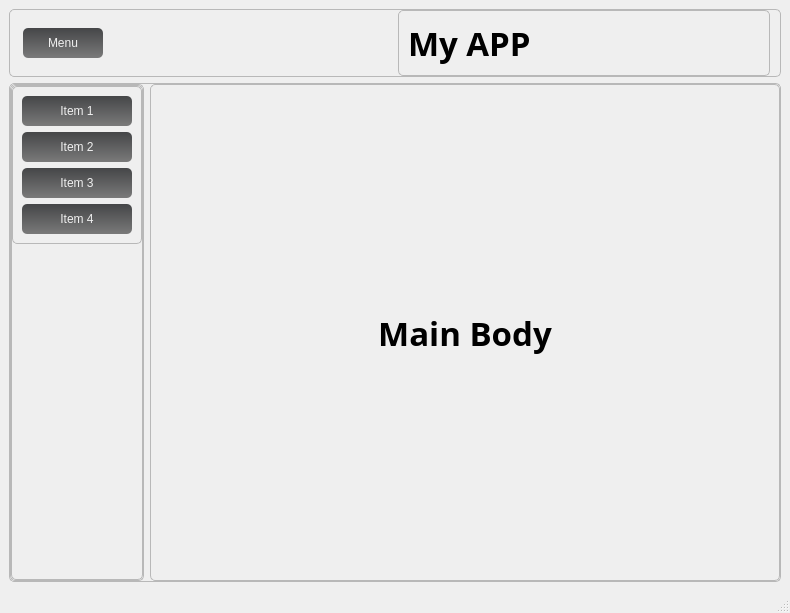
<?xml version="1.0" encoding="UTF-8"?>
<ui version="4.0">
 <class>MainWindow</class>
 <widget class="QMainWindow" name="MainWindow">
  <property name="geometry">
   <rect>
    <x>0</x>
    <y>0</y>
    <width>790</width>
    <height>613</height>
   </rect>
  </property>
  <property name="windowTitle">
   <string>MainWindow</string>
  </property>
  <property name="styleSheet">
   <string notr="true">QWidget#frmLogin,QWidget#frmPopup,QWidget#frmHostInfo,QWidget#frmLogout,QWidget#frmConfig,QWidget#frmData,QWidget#frmDefence,QWidget#frmHost,QWidget#frmMain,QWidget#frmPwd,QWidget#frmSelect,QWidget#frmMessageBox{
	border:1px solid #454648;
	border-radius:0px;	
}

.QFrame{
	border:1px solid #B8B8B8;
	border-radius:5px;
}

QWidget#widget_title{
	background: qlineargradient(spread:pad, x1:0, y1:0, x2:0, y2:1, stop:0 #454648, stop:1 #7A7A7A);
}

QLabel#lab_Ico,QLabel#lab_Title{
	border-radius:0px;
	color: #F0F0F0;
	background-color:rgba(0,0,0,0);
	border-style:none;
}

QLineEdit {
	border: 1px solid #B8B8B8;
	border-radius: 5px;
	padding: 2px;
	background: none;
	selection-background-color: #454648;
}

QLineEdit[echoMode=&quot;2&quot;] { 
	lineedit-password-character: 9679; 
}

.QGroupBox{
	border: 1px solid #B8B8B8;
	border-radius: 5px;
}

.QPushButton{
	border-style: none;
	border: 0px;
	color: #F0F0F0;
	padding: 5px;	
	min-height: 20px;
	border-radius:5px;
	background: qlineargradient(spread:pad, x1:0, y1:0, x2:0, y2:1, stop:0 #454648, stop:1 #7A7A7A); 
}

.QPushButton[focusPolicy=&quot;0&quot;] {
	border-style: none;
	border: 0px;
	color: #F0F0F0;
	padding: 0px;	
	min-height: 10px;
	border-radius:3px;
	background: qlineargradient(spread:pad, x1:0, y1:0, x2:0, y2:1, stop:0 #454648, stop:1 #7A7A7A); 
}

.QPushButton:hover{ 
	background: qlineargradient(spread:pad, x1:0, y1:0, x2:0, y2:1, stop:0 #B8B8B8, stop:1 #D6D6D6);
	color: black;
}

.QPushButton:pressed{ 
	background: qlineargradient(spread:pad, x1:0, y1:0, x2:0, y2:1, stop:0 #454648, stop:1 #7A7A7A);
}

QPushButton#btnMenu,QPushButton#btnMenu_Min,QPushButton#btnMenu_Max,QPushButton#btnMenu_Close{
	border-radius:0px;
	color: #F0F0F0;
	background-color:rgba(0,0,0,0);
	border-style:none;
}

QPushButton#btnMenu:hover,QPushButton#btnMenu_Min:hover,QPushButton#btnMenu_Max:hover{
	background-color: qlineargradient(spread:pad, x1:0, y1:1, x2:0, y2:0, stop:0 rgba(25, 134, 199, 0), stop:1 #B8B8B8);
}

QPushButton#btnMenu_Close:hover{
	background-color: qlineargradient(spread:pad, x1:0, y1:1, x2:0, y2:0, stop:0 rgba(238, 0, 0, 128), stop:1 rgba(238, 44, 44, 255));
}

QCheckBox {
	spacing: 2px; 
}

QCheckBox::indicator {
	width: 20px;
	height: 20px;
}

QCheckBox::indicator:unchecked {
	image: url(:/qss_icons/img_rc/checkbox_unchecked.png);
}

QCheckBox::indicator:checked {
	image: url(:/qss_icons/img_rc/checkbox_checked.png); 
}

QRadioButton {
	spacing: 2px;
}

QRadioButton::indicator {
	width: 15px; 
	height: 15px; 
}

QRadioButton::indicator::unchecked {
	image: url(:/qss_icons/img_rc/radio_normal.png); 
}

QRadioButton::indicator::checked {
	image: url(:/qss_icons/img_rc/radio_selected.png); 
}

QComboBox,QDateEdit{
	border-radius: 3px;
	padding: 1px 10px 1px 5px;
	border: 1px solid #B8B8B8;
}

QComboBox::drop-down,QDateEdit::drop-down {
	subcontrol-origin: padding;
	subcontrol-position: top right;
	width: 15px; 
	border-left-width: 1px;
	border-left-style: solid;
	border-top-right-radius: 3px;
	border-bottom-right-radius: 3px;
	border-left-color: #B8B8B8;
}

QComboBox::down-arrow,QDateEdit::down-arrow {
	image: url(:/qss_icons/img_rc/array_down.png); 
}

QMenu {
	background-color:#F0F0F0;
	margin: 2px;
}

QMenu::item {	
	padding: 2px 12px 2px 12px;
}

QMenu::indicator {
	width: 13px;
	height: 13px;
}

QMenu::item:selected {
	color: #F0F0F0;
	background: qlineargradient(spread:pad, x1:0, y1:0, x2:0, y2:1, stop:0 #454648, stop:1 #7A7A7A); 
}

QMenu::separator {
	height: 1px;
	background: #B8B8B8;
}

QProgressBar {
	border-radius: 5px;
	text-align: center;
	border: 1px solid #B8B8B8;
}

QProgressBar::chunk {
	width: 5px; 
	margin: 0.5px;
	background-color: #454648;
}

QSlider::groove:horizontal,QSlider::add-page:horizontal { 
	background: #808080; 
	height: 8px; 
	border-radius: 3px; 
}

QSlider::sub-page:horizontal {
	height: 8px; 
	border-radius: 3px;
	background: qlineargradient(spread:pad, x1:0, y1:0, x2:0, y2:1, stop:0 #454648, stop:1 #7A7A7A); 
}

QSlider::handle:horizontal {
	width: 13px; 
	margin-top: -3px; 
	margin-bottom: -3px; 
	border-radius: 6px;
	background: qradialgradient(spread:pad, cx:0.5, cy:0.5, radius:0.5, fx:0.5, fy:0.5,stop:0.6 #F0F0F0, stop:0.778409 #B8B8B8);
}

QSlider::handle:horizontal:hover {
	background: qradialgradient(spread: pad, cx: 0.5, cy: 0.5, radius: 0.5, fx: 0.5, fy: 0.5, stop: 0.6 #F0F0F0,stop:0.778409 #454648);
}

QSlider::groove:vertical,QSlider::sub-page:vertical {
	background:#808080; 
	width: 8px; 
	border-radius: 3px;
}

QSlider::add-page:vertical {
	width: 8px;
	border-radius: 3px;
	background: qlineargradient(spread:pad, x1:0, y1:0, x2:0, y2:1, stop:0 #454648, stop:1 #7A7A7A); 
}

QSlider::handle:vertical {
	height: 14px; 
	margin-left: -3px;
	margin-right: -3px;
	border-radius: 6px;
	background: qradialgradient(spread: pad, cx: 0.5, cy: 0.5, radius: 0.5, fx: 0.5, fy: 0.5, stop: 0.6 #F0F0F0, stop:0.778409 #B8B8B8);
}

QSlider::handle:vertical:hover {
	background: qradialgradient(spread: pad, cx: 0.5, cy: 0.5, radius: 0.5, fx: 0.5, fy: 0.5, stop: 0.6 #F0F0F0,stop:0.778409 #454648);
}

QScrollBar:vertical {
	width:10px; 
	background-color:rgba(0,0,0,0%); 
	padding-top:10px; 
	padding-bottom:10px;
}

QScrollBar:horizontal {
	height:10px; 
	background-color:rgba(0,0,0,0%); 
	padding-left:10px; padding-right:10px;
}

QScrollBar::handle:vertical {
	width:10px;
	background: qlineargradient(spread:pad, x1:0, y1:0, x2:0, y2:1, stop:0 #B8B8B8, stop:1 #D6D6D6); 
}

QScrollBar::handle:horizontal {
	height:10px;
	background: qlineargradient(spread:pad, x1:0, y1:0, x2:0, y2:1, stop:0 #B8B8B8, stop:1 #D6D6D6); 
}

QScrollBar::handle:vertical:hover {
	width:10px;
	background: qlineargradient(spread:pad, x1:0, y1:0, x2:0, y2:1, stop:0 #454648, stop:1 #7A7A7A); 
}

QScrollBar::handle:horizontal:hover {
	height:10px;
	background: qlineargradient(spread:pad, x1:0, y1:0, x2:0, y2:1, stop:0 #454648, stop:1 #7A7A7A); 
}

QScrollBar::add-line:vertical {
	height:10px;
	width:10px;
	subcontrol-position: bottom; 
	subcontrol-origin: margin;
	border-image:url(:/qss_icons/img_rc/add-line_vertical.png);
}

QScrollBar::add-line:horizontal {
	height:10px;
	width:10px;
	subcontrol-position: right;
	subcontrol-origin: margin;
	border-image:url(:/qss_icons/img_rc/add-line_horizontal.png);
}

QScrollBar::sub-line:vertical {
	height:10px;
	width:10px;
	subcontrol-position: top; 
	subcontrol-origin: margin;
	border-image:url(:/qss_icons/img_rc/sub-line_vertical.png);
}

QScrollBar::sub-line:horizontal {
	height:10px;
	width:10px;
	subcontrol-position: left;
	subcontrol-origin: margin;
	border-image:url(:/qss_icons/img_rc/sub-line_horizontal.png);
}

QScrollBar::add-page:vertical,QScrollBar::sub-page:vertical {
	width:10px;
	background: #C0C0C0;
}

QScrollBar::add-page:horizontal,QScrollBar::sub-page:horizontal {
	height:10px;
	background: #C0C0C0;
}

QScrollArea {
	border: 0px ; 
}

QTreeView,QListView,QTableView{
	border: 1px solid #B8B8B8; 
	selection-background-color: #454648;
	selection-color: #F0F0F0;
}

QTableView::item:selected, QListView::item:selected, QTreeView::item:selected {
	color: #F0F0F0;
	background: qlineargradient(spread:pad, x1:0, y1:0, x2:0, y2:1, stop:0 #454648, stop:1 #7A7A7A); 
}

QTableView::item:hover, QListView::item:hover, QTreeView::item:hover {
	color: #F0F0F0;
	background: qlineargradient(spread:pad, x1:0, y1:0, x2:0, y2:1, stop:0 #B8B8B8, stop:1 #D6D6D6); 
}

QTableView::item, QListView::item, QTreeView::item {
	padding: 5px; 
	margin: 0px; 
}

QHeaderView::section {
	padding:3px;
	margin:0px;
	color:#F0F0F0;
	border: 1px solid #F0F0F0;
	background: qlineargradient(spread:pad, x1:0, y1:0, x2:0, y2:1, stop:0 #B8B8B8, stop:1 #D6D6D6);
}

QTabBar::tab {
	border-bottom-left-radius:0px;
	border-bottom-right-radius:0px;
	color: #F0F0F0;
	min-width: 60px;
	min-height: 20px;
	padding: 3px 8px 3px 8px;
	margin:1px;
	background: qlineargradient(spread:pad, x1:0, y1:0, x2:0, y2:1, stop:0 #B8B8B8, stop:1 #D6D6D6); 
}

QTabBar::tab:selected, QTabBar::tab:hover {
	background: qlineargradient(spread:pad, x1:0, y1:0, x2:0, y2:1, stop:0 #454648, stop:1 #7A7A7A); 
}

QStatusBar::item {
     border: 1px solid #B8B8B8;
     border-radius: 3px;
}</string>
  </property>
  <widget class="QWidget" name="centralwidget">
   <layout class="QVBoxLayout" name="verticalLayout">
    <item>
     <widget class="QFrame" name="header">
      <property name="minimumSize">
       <size>
        <width>0</width>
        <height>50</height>
       </size>
      </property>
      <property name="maximumSize">
       <size>
        <width>16777215</width>
        <height>100</height>
       </size>
      </property>
      <property name="frameShape">
       <enum>QFrame::StyledPanel</enum>
      </property>
      <property name="frameShadow">
       <enum>QFrame::Raised</enum>
      </property>
      <layout class="QHBoxLayout" name="horizontalLayout_2">
       <property name="leftMargin">
        <number>10</number>
       </property>
       <property name="topMargin">
        <number>0</number>
       </property>
       <property name="rightMargin">
        <number>10</number>
       </property>
       <property name="bottomMargin">
        <number>0</number>
       </property>
       <item alignment="Qt::AlignLeft">
        <widget class="QFrame" name="frame">
         <property name="sizePolicy">
          <sizepolicy hsizetype="Preferred" vsizetype="Fixed">
           <horstretch>0</horstretch>
           <verstretch>0</verstretch>
          </sizepolicy>
         </property>
         <property name="minimumSize">
          <size>
           <width>60</width>
           <height>50</height>
          </size>
         </property>
         <property name="styleSheet">
          <string notr="true">border:none;</string>
         </property>
         <property name="frameShape">
          <enum>QFrame::StyledPanel</enum>
         </property>
         <property name="frameShadow">
          <enum>QFrame::Raised</enum>
         </property>
         <layout class="QHBoxLayout" name="horizontalLayout_3">
          <property name="spacing">
           <number>0</number>
          </property>
          <property name="leftMargin">
           <number>3</number>
          </property>
          <property name="topMargin">
           <number>0</number>
          </property>
          <property name="rightMargin">
           <number>3</number>
          </property>
          <property name="bottomMargin">
           <number>0</number>
          </property>
          <item>
           <widget class="QPushButton" name="pushButton">
            <property name="sizePolicy">
             <sizepolicy hsizetype="Minimum" vsizetype="Expanding">
              <horstretch>0</horstretch>
              <verstretch>0</verstretch>
             </sizepolicy>
            </property>
            <property name="minimumSize">
             <size>
              <width>80</width>
              <height>10</height>
             </size>
            </property>
            <property name="maximumSize">
             <size>
              <width>16777215</width>
              <height>30</height>
             </size>
            </property>
            <property name="styleSheet">
             <string notr="true"/>
            </property>
            <property name="text">
             <string>Menu</string>
            </property>
            <property name="icon">
             <iconset resource="icons.qrc">
              <normaloff>:/icons/feather/align-justify.svg</normaloff>:/icons/feather/align-justify.svg</iconset>
            </property>
            <property name="iconSize">
             <size>
              <width>24</width>
              <height>24</height>
             </size>
            </property>
           </widget>
          </item>
         </layout>
        </widget>
       </item>
       <item>
        <widget class="QFrame" name="frame_3">
         <property name="frameShape">
          <enum>QFrame::StyledPanel</enum>
         </property>
         <property name="frameShadow">
          <enum>QFrame::Raised</enum>
         </property>
         <layout class="QVBoxLayout" name="verticalLayout_5">
          <item>
           <widget class="QLabel" name="label">
            <property name="font">
             <font>
              <family>Montserrat</family>
              <pointsize>25</pointsize>
              <weight>75</weight>
              <bold>true</bold>
             </font>
            </property>
            <property name="text">
             <string>My APP</string>
            </property>
           </widget>
          </item>
         </layout>
        </widget>
       </item>
      </layout>
     </widget>
    </item>
    <item>
     <widget class="QFrame" name="frame_2">
      <property name="sizePolicy">
       <sizepolicy hsizetype="Preferred" vsizetype="Expanding">
        <horstretch>0</horstretch>
        <verstretch>0</verstretch>
       </sizepolicy>
      </property>
      <property name="frameShape">
       <enum>QFrame::StyledPanel</enum>
      </property>
      <property name="frameShadow">
       <enum>QFrame::Raised</enum>
      </property>
      <layout class="QHBoxLayout" name="horizontalLayout">
       <property name="leftMargin">
        <number>0</number>
       </property>
       <property name="topMargin">
        <number>0</number>
       </property>
       <property name="rightMargin">
        <number>0</number>
       </property>
       <property name="bottomMargin">
        <number>0</number>
       </property>
       <item>
        <widget class="QFrame" name="side_menu">
         <property name="frameShape">
          <enum>QFrame::StyledPanel</enum>
         </property>
         <property name="frameShadow">
          <enum>QFrame::Raised</enum>
         </property>
         <layout class="QVBoxLayout" name="verticalLayout_2">
          <property name="leftMargin">
           <number>0</number>
          </property>
          <property name="topMargin">
           <number>0</number>
          </property>
          <property name="rightMargin">
           <number>0</number>
          </property>
          <property name="bottomMargin">
           <number>0</number>
          </property>
          <item>
           <widget class="QFrame" name="frame_4">
            <property name="frameShape">
             <enum>QFrame::StyledPanel</enum>
            </property>
            <property name="frameShadow">
             <enum>QFrame::Raised</enum>
            </property>
            <layout class="QVBoxLayout" name="verticalLayout_3">
             <property name="spacing">
              <number>0</number>
             </property>
             <property name="leftMargin">
              <number>0</number>
             </property>
             <property name="topMargin">
              <number>0</number>
             </property>
             <property name="rightMargin">
              <number>0</number>
             </property>
             <property name="bottomMargin">
              <number>0</number>
             </property>
             <item alignment="Qt::AlignLeft|Qt::AlignTop">
              <widget class="QFrame" name="frame_5">
               <property name="frameShape">
                <enum>QFrame::StyledPanel</enum>
               </property>
               <property name="frameShadow">
                <enum>QFrame::Raised</enum>
               </property>
               <layout class="QVBoxLayout" name="verticalLayout_4">
                <item>
                 <widget class="QPushButton" name="pushButton_2">
                  <property name="sizePolicy">
                   <sizepolicy hsizetype="Minimum" vsizetype="Minimum">
                    <horstretch>0</horstretch>
                    <verstretch>0</verstretch>
                   </sizepolicy>
                  </property>
                  <property name="minimumSize">
                   <size>
                    <width>110</width>
                    <height>10</height>
                   </size>
                  </property>
                  <property name="text">
                   <string>Item 1</string>
                  </property>
                  <property name="icon">
                   <iconset resource="icons.qrc">
                    <normaloff>:/icons/feather/at-sign.svg</normaloff>:/icons/feather/at-sign.svg</iconset>
                  </property>
                  <property name="iconSize">
                   <size>
                    <width>24</width>
                    <height>24</height>
                   </size>
                  </property>
                 </widget>
                </item>
                <item>
                 <widget class="QPushButton" name="pushButton_3">
                  <property name="sizePolicy">
                   <sizepolicy hsizetype="Minimum" vsizetype="Minimum">
                    <horstretch>0</horstretch>
                    <verstretch>0</verstretch>
                   </sizepolicy>
                  </property>
                  <property name="minimumSize">
                   <size>
                    <width>110</width>
                    <height>10</height>
                   </size>
                  </property>
                  <property name="text">
                   <string>Item 2</string>
                  </property>
                  <property name="icon">
                   <iconset resource="icons.qrc">
                    <normaloff>:/icons/feather/bluetooth.svg</normaloff>:/icons/feather/bluetooth.svg</iconset>
                  </property>
                  <property name="iconSize">
                   <size>
                    <width>24</width>
                    <height>24</height>
                   </size>
                  </property>
                 </widget>
                </item>
                <item>
                 <widget class="QPushButton" name="pushButton_4">
                  <property name="sizePolicy">
                   <sizepolicy hsizetype="Minimum" vsizetype="Minimum">
                    <horstretch>0</horstretch>
                    <verstretch>0</verstretch>
                   </sizepolicy>
                  </property>
                  <property name="minimumSize">
                   <size>
                    <width>110</width>
                    <height>10</height>
                   </size>
                  </property>
                  <property name="text">
                   <string>Item 3</string>
                  </property>
                  <property name="icon">
                   <iconset resource="icons.qrc">
                    <normaloff>:/icons/feather/alert-octagon.svg</normaloff>:/icons/feather/alert-octagon.svg</iconset>
                  </property>
                  <property name="iconSize">
                   <size>
                    <width>24</width>
                    <height>24</height>
                   </size>
                  </property>
                 </widget>
                </item>
                <item>
                 <widget class="QPushButton" name="pushButton_5">
                  <property name="sizePolicy">
                   <sizepolicy hsizetype="Minimum" vsizetype="Minimum">
                    <horstretch>0</horstretch>
                    <verstretch>0</verstretch>
                   </sizepolicy>
                  </property>
                  <property name="minimumSize">
                   <size>
                    <width>110</width>
                    <height>10</height>
                   </size>
                  </property>
                  <property name="text">
                   <string>Item 4</string>
                  </property>
                  <property name="icon">
                   <iconset resource="icons.qrc">
                    <normaloff>:/icons/feather/cloud-drizzle.svg</normaloff>:/icons/feather/cloud-drizzle.svg</iconset>
                  </property>
                  <property name="iconSize">
                   <size>
                    <width>24</width>
                    <height>24</height>
                   </size>
                  </property>
                 </widget>
                </item>
               </layout>
              </widget>
             </item>
            </layout>
           </widget>
          </item>
         </layout>
        </widget>
       </item>
       <item>
        <widget class="QFrame" name="body">
         <property name="sizePolicy">
          <sizepolicy hsizetype="Expanding" vsizetype="Preferred">
           <horstretch>0</horstretch>
           <verstretch>0</verstretch>
          </sizepolicy>
         </property>
         <property name="frameShape">
          <enum>QFrame::StyledPanel</enum>
         </property>
         <property name="frameShadow">
          <enum>QFrame::Raised</enum>
         </property>
         <layout class="QVBoxLayout" name="verticalLayout_6">
          <item>
           <widget class="QLabel" name="label_2">
            <property name="font">
             <font>
              <family>Montserrat</family>
              <pointsize>25</pointsize>
              <weight>75</weight>
              <bold>true</bold>
             </font>
            </property>
            <property name="text">
             <string>Main Body</string>
            </property>
            <property name="alignment">
             <set>Qt::AlignCenter</set>
            </property>
           </widget>
          </item>
         </layout>
        </widget>
       </item>
      </layout>
     </widget>
    </item>
   </layout>
  </widget>
  <widget class="QStatusBar" name="statusBar"/>
 </widget>
 <resources>
  <include location="icons.qrc"/>
 </resources>
 <connections/>
</ui>
